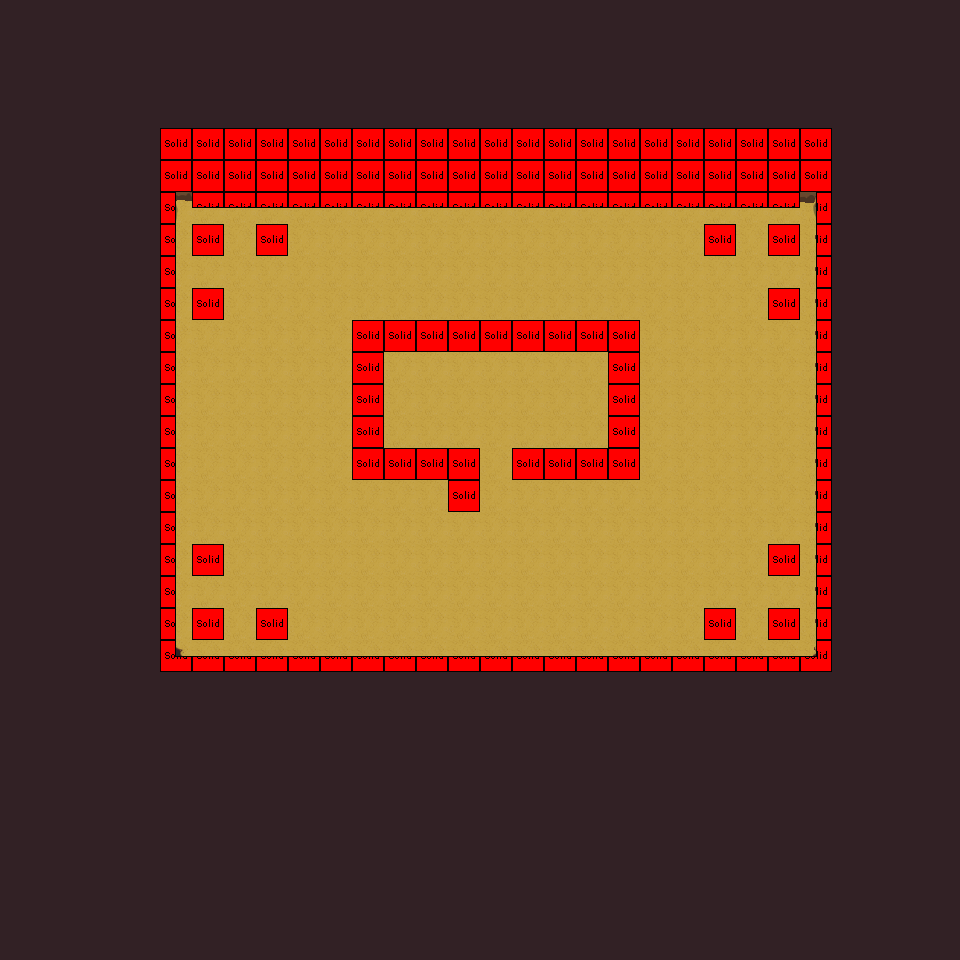

This game map was drawn from its Tiled (.tmx) file and the tilesets committed beside it. A one-line description and the trimmed map source follow:
An orthogonal 30x30 tile map with 32x32 px tiles, 4 tile layers (sol, Murs/bordures, Décors, Logic), 3 tilesets and 2 objects (changement, Dialogue).

<map version="1.2" tiledversion="1.3.2" orientation="orthogonal" renderorder="right-down" compressionlevel="0" width="30" height="30" tilewidth="32" tileheight="32" infinite="0" nextlayerid="6" nextobjectid="3">
 <tileset firstgid="1" source="Terrain final.tsx" />
 <tileset firstgid="136" source="Pnj.tsx" />
 <tileset firstgid="232" source="logicSolid.tsx" />
 <layer id="1" name="sol" width="30" height="30">
  <data>[900 cells, 900 non-empty, 2 distinct tile ids]</data>
 </layer>
 <layer id="2" name="Murs/bordures" width="30" height="30">
  <data>[900 cells, 122 non-empty, 16 distinct tile ids]</data>
 </layer>
 <layer id="3" name="Décors" width="30" height="30">
  <data>[900 cells, 24 non-empty, 2 distinct tile ids]</data>
 </layer>
 <layer id="5" name="Logic" width="30" height="30">
  <data>[900 cells, 146 non-empty, 7 distinct tile ids]</data>
 </layer>
 <objectgroup id="4" name="transition" width="30" height="30">
  <object id="1" name="Dj1_RDC_sg" type="changement" x="393" y="356" width="203" height="83">
   <properties>
    <property name="detmap" value="Dj1_RDC_sg" />
    <property name="detx" value="418" />
    <property name="dety" value="527" />
   </properties>
  </object>
  <object id="2" name="Rica" type="Dialogue" x="437" y="472" width="50" height="50">
   <properties>
    <property name="personne" value="Rica" />
   </properties>
  </object>
 </objectgroup>
</map>
